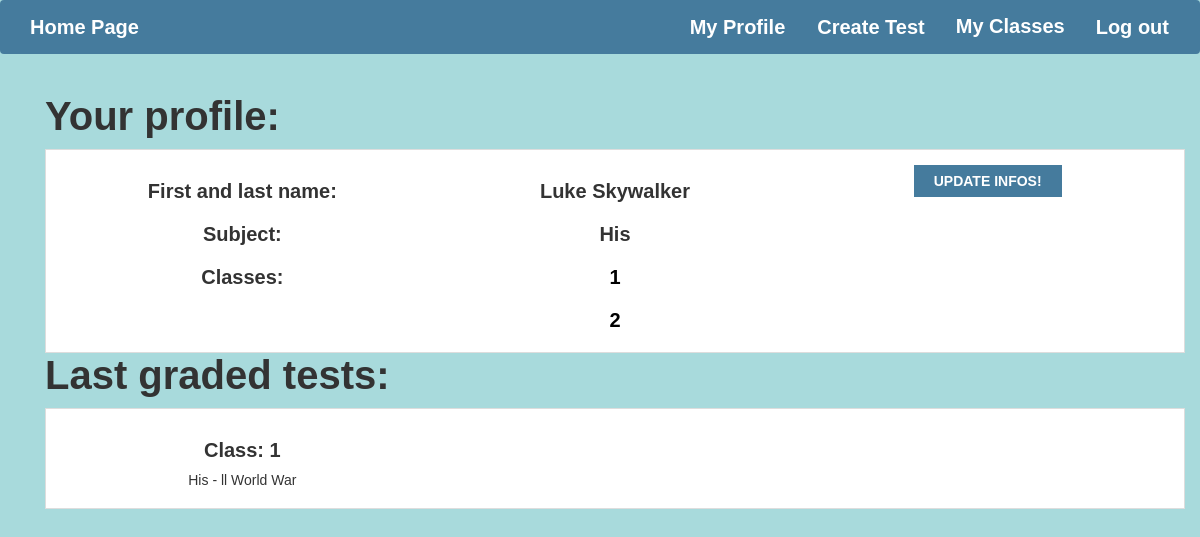
Page /teachers/detail/3/ (signed in) on the earlier database version.
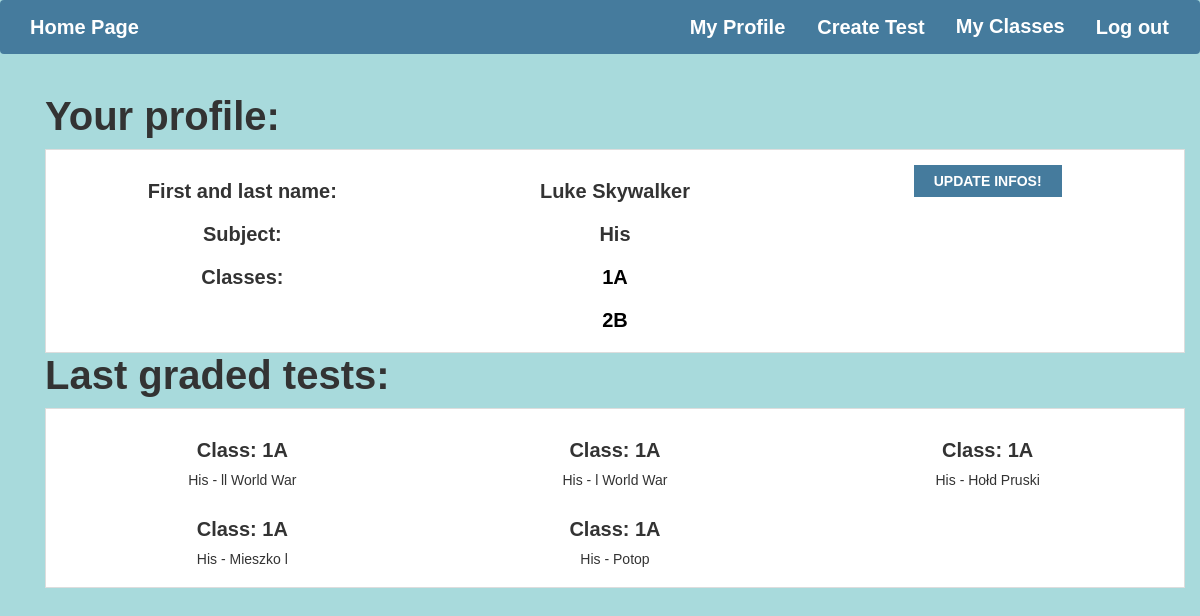
Same page on the later database version.
### students/models.py (models this page shows)
class Classes(models.Model):
    name = models.CharField(max_length = 5)
    students = models.ManyToManyField(Student)
    def __str__(self):
        return self.name

### teacher/models.py (models this page shows, shortened)
class Tests(models.Model):
    teacher = models.ForeignKey(Teacher,on_delete=models.CASCADE, null = True)
    desc = models.CharField(max_length = 50, null = True)
    student = models.ForeignKey(Student, on_delete = models.CASCADE, null = True)
    subject = models.CharField(max_length=10, choices=SUBJECTS, null = True)
    classes = models.ForeignKey(Classes, on_delete = models.CASCADE, null = True)
    created_at = models.DateTimeField(auto_now=True)
    planned = models.DateField(null = True)
    class Grades(models.IntegerChoices):
        F = 1
        E = 2
        D = 3
        C = 4
        B = 5
        A = 6
    grade = models.IntegerField(choices = Grades.choices, null = True)
    class Meta:
        ordering = ["-created_at"]

class Teacher(models.Model):
    user = models.OneToOneField(User, on_delete=models.CASCADE)
    teacher = models.BooleanField(default=False)
    subject = models.CharField(max_length=10, choices=SUBJECTS)
    form_teacher = models.CharField(max_length = 5, blank = True ,default = False)
    classes = models.ManyToManyField(Classes, related_name='teacher_classes')

### teacher/views.py (the view)
# urls.py: path('detail/<int:pk>/', views.TeacherDetails.as_view(), name = 'detail'),
class TeacherDetails(WhichUserMixin, DetailView):
    template_name = 'teacher_detail.html'
    model = Teacher
    def get_context_data(self,**kwargs):
        context = super().get_context_data(**kwargs)
        classes = list(self.current_teacher.classes.all())
        context['classes'] = classes
        tests = Tests.objects.filter(grade__isnull = False, teacher = self.current_teacher)
        graded_tests = tests.values_list('classes', 'desc')
        list(graded_tests)
        graded_tests_classes = []
        for tup in graded_tests:
            if tup not in graded_tests_classes:
                graded_tests_classes.append(tup)
        graded_tests = []
        for tup in graded_tests_classes:
            graded_tests.append(Tests.objects.filter(grade__isnull = False, teacher = self.current_teacher, classes = tup[0], desc = tup[1]).first())
        context['tests'] = graded_tests[:6]
        return context

### SchoolSystem/views.py (called while the page is built)
    def get_context_data(self, **kwargs):
        context = super().get_context_data(**kwargs)
        context['current_teacher'] = self.current_teacher
        context['current_student'] = self.current_student
        if self.current_teacher:
            classes = self.current_teacher.classes.all()
            context['classes'] = list(classes)
        return context

### teacher/templates/teacher_detail.html
{% extends "base.html" %}
{% load bootstrap3 %}
{% block content %}
<div class="container">
  <h1>Your profile:</h1>
  <div id="teacher" class="clear">
  <div class="test">
    <div class="col-md-4">
    <h3> First and last name:</h3>
    <h3> Subject:</h3>
    <h3> Classes: </h3>
    </div>
    <div class="col-md-4">
    <h3>{{teacher.user.first_name}} {{teacher.user.last_name}}</h3>
    <h3>{{teacher.subject}}</h3>
    {% for class in classes %}
    <h3><a href="{% url 'teacher:class' pk=class.pk  %}">{{class.name}}</a></h3>
    {% endfor %}
    </div>
  <a class="signup" href="{% url 'teacher:update' pk=teacher.pk %}">Update infos!</a>
</div>
</div>
<h1>Last graded tests:</h1>
<div id="teacher" class="clear">
<div class="test">
{% for test in tests %}
<div class="col-md-4">
  <h3> Class: {{test.classes}} </h3>
  <p>{{test.teacher.subject}} - {{test.desc}}</p>
</div>
{% endfor %}
</div>
</div>
</div>
{% endblock %}

Differences in the rows shown:
changed Classes (number 1 of 2 on the later page): name "1" → "1A"
changed Classes (number 2 of 2 on the later page): name "2" → "2B"
changed Tests "ll World War": classes "1" → "1A"
now on this page (row edited): Tests: classes "1A", teacher.subject "His", desc "l World War"
now on this page (row edited): Tests: classes "1A", teacher.subject "His", desc "Hołd Pruski"
added Tests: classes "1A", teacher.subject "His", desc "Mieszko l"
added Tests: classes "1A", teacher.subject "His", desc "Potop"
